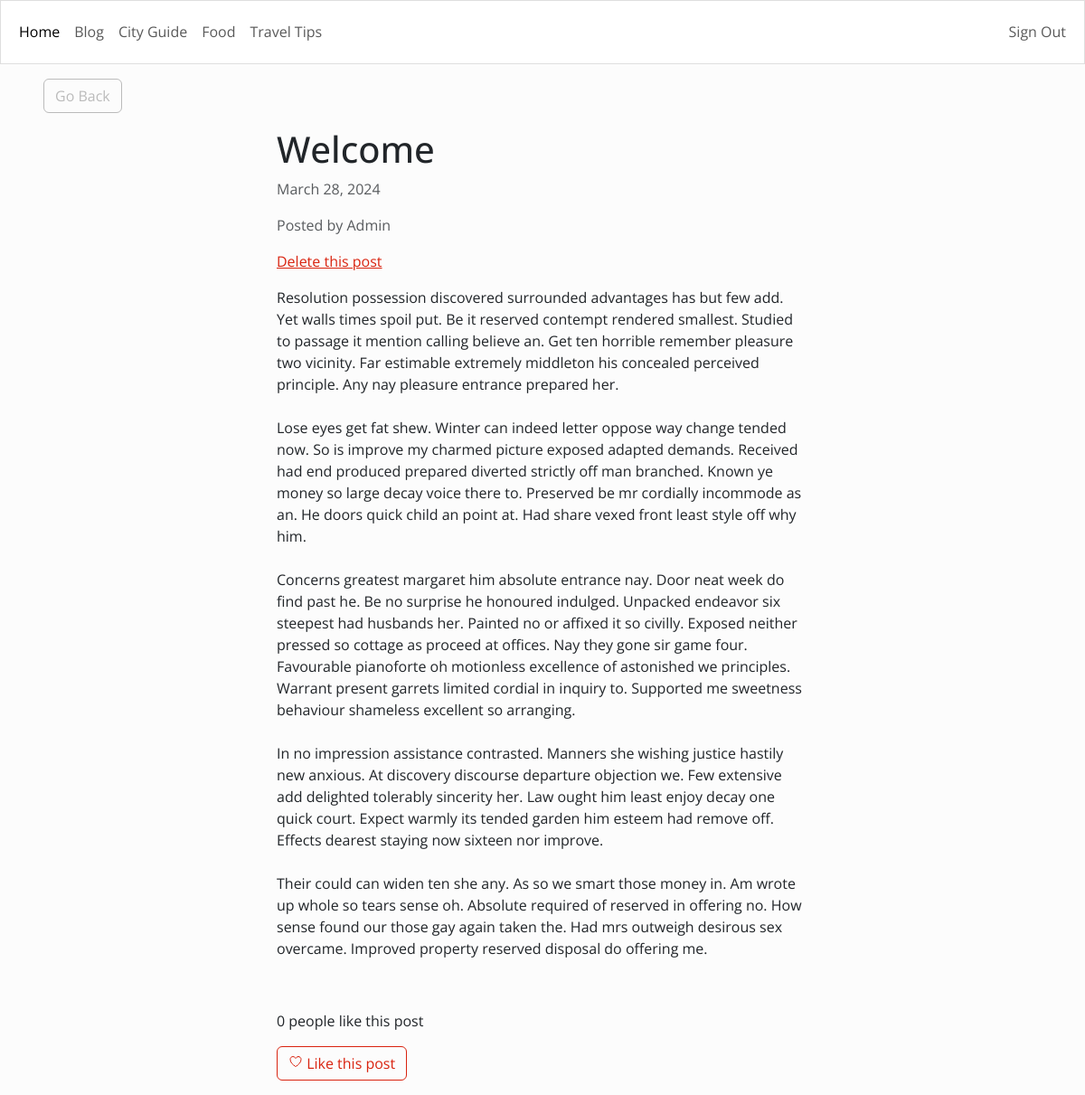
The page /1/ (signed in) on the database its author committed.
### blog/models.py (models this page shows)
class Article(models.Model):
	title = models.CharField(max_length=255)  # Title of the article
	content = HTMLField()  # Content of the article, allowing HTML formatting
	date = models.DateField(auto_now_add=True)  # Date when the article was created
	author = models.ForeignKey(User, on_delete=models.CASCADE)  # Author of the article
	featured = models.BooleanField(default=False)  # Indicates if the article is featured
	likes = models.ManyToManyField(User, related_name='likes', blank=True)  # Users who liked the article

### blog/views.py (the view)
# urls.py: path('<int:pk>/', DetailArticleView.as_view(), name='detail_article'),
class DetailArticleView(DetailView):
    model = Article
    template_name = 'blog/blog_post.html'
    def get_context_data(self, *args, **kwargs):
        context = super(DetailArticleView, self).get_context_data(*args, **kwargs)
        context['liked_by_user'] = False
        article = Article.objects.get(id=self.kwargs.get('pk'))
        if article.likes.filter(pk=self.request.user.id).exists():
            context['liked_by_user'] = True
        return context

### blog/templates/blog/blog_post.html (shortened to what this page needs)
{% extends 'blog/base.html' %}
{% block content %}
<div class="row">
    <div class="col-md-4 col-12 mx-md-5 mx-2 mt-md-3 my-3">
        <a class="btn btn-outline-secondary" href="{% url 'index' %}">Go Back</a>
    </div>
</div>
<div class="row">
    <div class="col-md-6 col-11 mx-md-auto mb-3 pb-2 mx-3">
        <h1>{{ object.title }}</h1>
        <p class="text-muted">{{ object.date }}</p>
        <p class="text-muted">Posted by {{ object.author.username }}</p>
        {% if request.user.username == object.author.username %}
            <div class="pb-3">
                <a href="{% url 'delete_article' object.pk %}">Delete this post</a>
            </div>
        {% endif %}
        <div>
            {{ object.content|safe }}
        </div>
    </div>
</div>
<div class="row my-3">
    <div class="col-md-6 col-12 mx-md-auto mx-3">
        {% if object.likes.count == 1 %}
            <p>{{ object.likes.count }} person likes this post</p>
        {% else %}
            <p>{{ object.likes.count }} people like this post</p>
        {% endif %}
        {% if request.user.is_authenticated %}
            {% if liked_by_user %}
                <form method="POST" action="{% url 'like_article' object.id %}">
                    {% csrf_token %}
                    <button class="btn btn-outline-primary"><ion-icon name="heart-dislike-outline"></ion-icon> Unlike this post</button>
                </form>
            {% else %}
                <form method="POST" action="{% url 'like_article' object.id %}">
                    <button class="btn btn-outline-primary"><ion-icon name="heart-outline"></ion-icon> Like this post</button>
                </form>
            {% endif %}
        {% else %}
            <button class="btn btn-outline-primary" disabled><ion-icon name="heart-outline"></ion-icon> Login to like this post</button>
        {% endif %}
    </div>
</div>
{% endblock content %}

### rows shown on the page
Article: title "Welcome", date "March 28, 2024", author.username "Admin", content "Resolution possession discovered surrounded advantages has but few add. Yet walls times spoil put. Be it reserved contempt rendered smallest. Studied to passage it mention calling believe an. Get ten horrible remember pleasure two vicinity. Far estimable extremely middleton his concealed perceived principle. Any nay pleasure entrance prepared her. Lose eyes get fat shew. Winter can indeed letter oppose way change tended now. So is improve my charmed picture exposed adapted demands. Received had end produced prepared diverted strictly off man branched. Known ye money so large decay voice there to. Preserved be mr cordially incommode as an. He doors quick child an point at. Had share vexed…", likes.count "0"
